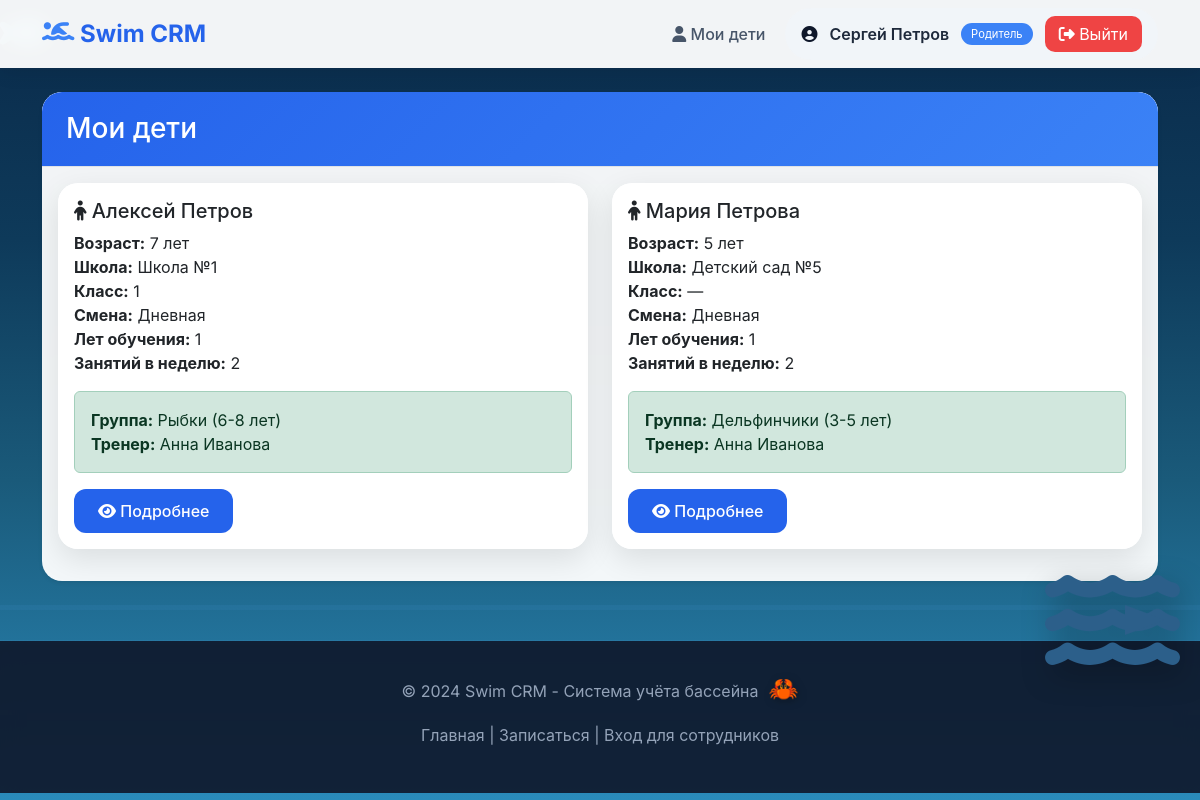
The app's page /parent/profile (signed in) with its own data.
### tables this page shows
CREATE TABLE parents ( 
                id INTEGER PRIMARY KEY AUTOINCREMENT,
                full_name VARCHAR(255) NOT NULL,
                phone VARCHAR(20) NOT NULL UNIQUE,
                email VARCHAR(255),
                vk_id VARCHAR(100) UNIQUE,
                password_hash VARCHAR(255),
                created_at TIMESTAMP DEFAULT CURRENT_TIMESTAMP,
                updated_at TIMESTAMP DEFAULT CURRENT_TIMESTAMP
            );

CREATE TABLE children (
                id INTEGER PRIMARY KEY AUTOINCREMENT,
                parent_id INTEGER NOT NULL,
                full_name VARCHAR(255) NOT NULL,
                age INTEGER CHECK (age BETWEEN 3 AND 17),
                class_number INTEGER CHECK (class_number BETWEEN 0 AND 11 OR class_number IS NULL),
                school_name VARCHAR(255),
                swimming_years INTEGER DEFAULT 1,
                shift VARCHAR(10) CHECK (shift IN ('day', 'evening')),
                desired_lessons_per_week INTEGER CHECK (desired_lessons_per_week IN (1,2,3)),
                created_at TIMESTAMP DEFAULT CURRENT_TIMESTAMP,
                FOREIGN KEY (parent_id) REFERENCES parents(id) ON DELETE CASCADE
            );

CREATE TABLE groups (
                id INTEGER PRIMARY KEY AUTOINCREMENT,
                name VARCHAR(100) NOT NULL,
                trainer_id INTEGER,
                min_age INTEGER DEFAULT 3,
                max_age INTEGER DEFAULT 17,
                swimming_year INTEGER DEFAULT 1,
                max_students INTEGER DEFAULT 15,
                shift VARCHAR(10) CHECK (shift IN ('day', 'evening')),
                is_active BOOLEAN DEFAULT 1,
                FOREIGN KEY (trainer_id) REFERENCES trainers(id) ON DELETE SET NULL
            );

CREATE TABLE trainers (
                id INTEGER PRIMARY KEY AUTOINCREMENT,
                full_name VARCHAR(255) NOT NULL,
                phone VARCHAR(20),
                email VARCHAR(255),
                login VARCHAR(100) NOT NULL UNIQUE,
                password_hash VARCHAR(255) NOT NULL,
                specialization TEXT,
                is_active BOOLEAN DEFAULT 1,
                created_at TIMESTAMP DEFAULT CURRENT_TIMESTAMP
            );

### main.py (the view)
@app.get("/parent/profile", response_class=HTMLResponse)
async def parent_profile(
    request: Request,
    current_user = Depends(get_current_user),
    db_cursor = Depends(get_db)
):
    require_parent(current_user)
    parent_id = current_user["id"]
    db_cursor.execute(
        """
        SELECT id, full_name, age, class_number, school_name,
               swimming_years, shift, desired_lessons_per_week
        FROM children
        WHERE parent_id = ?
        ORDER BY full_name
        """,
        (parent_id,)
    )
    children = db_cursor.fetchall()
    children_with_group = []
    for child in children:
        db_cursor.execute(
            """
            SELECT g.id, g.name, g.shift, t.full_name as trainer_name
            FROM enrollments e
            JOIN groups g ON e.group_id = g.id
            LEFT JOIN trainers t ON g.trainer_id = t.id
            WHERE e.child_id = ? AND e.is_active = 1
            """,
            (child["id"],)
        )
        group = db_cursor.fetchone()
        children_with_group.append({
            "id": child["id"],
            "full_name": child["full_name"],
            "age": child["age"],
            "class_number": child["class_number"],
            "school_name": child["school_name"],
            "swimming_years": child["swimming_years"],
            "shift": child["shift"],
            "desired_lessons_per_week": child["desired_lessons_per_week"],
            "group": dict(group) if group else None
        })
    return templates.TemplateResponse(
        request,
        "parent_profile.html",
        {
            "request": request,
            "children": children_with_group,
            "current_user": current_user
        }
    )

### templates/parent_profile.html (shortened to what this page needs)
{% extends "base.html" %}
{% block content %}
<div class="container mt-4">
    <div class="card shadow-sm">
        <div class="card-header bg-white border-bottom">
            <h3 class="mb-0">Мои дети</h3>
        </div>
        <div class="card-body">
            {% if not children %}
                <div class="alert alert-info">
                    <i class="fas fa-info-circle"></i> У вас пока нет зачисленных детей.
                    <a href="/apply" class="alert-link">Подайте заявку</a> на зачисление.
                </div>
            {% else %}
                <div class="row">
                    {% for child in children %}
                    <div class="col-md-6 mb-3">
                        <div class="card h-100">
                            <div class="card-body">
                                <h5 class="card-title">
                                    <i class="fas fa-child"></i> {{ child.full_name }}
                                </h5>
                                <p class="card-text">
                                    <strong>Возраст:</strong> {{ child.age }} лет<br>
                                    <strong>Школа:</strong> {{ child.school_name }}<br>
                                    <strong>Класс:</strong> {{ child.class_number or '—' }}<br>
                                    <strong>Смена:</strong> {% if child.shift == 'day' %}Дневная{% else %}Вечерняя{% endif %}<br>
                                    <strong>Лет обучения:</strong> {{ child.swimming_years }}<br>
                                    <strong>Занятий в неделю:</strong> {{ child.desired_lessons_per_week }}
                                </p>
                                {% if child.group %}
                                <div class="alert alert-success">
                                    <strong>Группа:</strong> {{ child.group.name }}<br>
                                    <strong>Тренер:</strong> {{ child.group.trainer_name or 'Не назначен' }}
                                </div>
                                {% else %}
                                <div class="alert alert-warning">
                                    Не зачислен в группу
                                </div>
                                {% endif %}
                                <a href="/parent/child/{{ child.id }}" class="btn btn-primary">
                                    <i class="fas fa-eye"></i> Подробнее
                                </a>
                            </div>
                        </div>
                    </div>
                    {% endfor %}
                </div>
            {% endif %}
        </div>
    </div>
</div>
{% endblock %}

### templates/base.html (shortened to what this page needs)
<!DOCTYPE html>
<html lang="ru">
<head>
    <link href="https://cdn.jsdelivr.net/npm/bootstrap@5.3.0/dist/css/bootstrap.min.css" rel="stylesheet">
    <link rel="stylesheet" href="https://cdnjs.cloudflare.com/ajax/libs/font-awesome/6.4.0/css/all.min.css">
</head>
<body>
    <div class="water-background">
        <div class="wave"></div>
        <div class="wave"></div>
    </div>
    <div class="dolphin dolphin-1">
    </div>
    <div class="dolphin dolphin-2">
    </div>
    <div class="dolphin dolphin-3">
    </div>
    <div class="dolphin dolphin-4">
    </div>
    <div class="whale">
        <i class="fas fa-water"></i>
        <div class="whale-mouth"></div>
    </div>
    <nav class="navbar navbar-expand-lg">
        <div class="container">
            <a class="navbar-brand" href="/">
                <i class="fas fa-swimmer"></i>
                <span>Swim CRM</span>
            </a>
            <div class="collapse navbar-collapse" id="navbarNav">
                <ul class="navbar-nav ms-auto align-items-center gap-2">
                    {% if current_user %}
                        {% if current_user.type == 'parent' %}
                            <li class="nav-item"><a class="nav-link" href="/parent/profile"><i class="fas fa-user"></i> Мои дети</a></li>
                        {% elif current_user.type == 'trainer' %}
                            <li class="nav-item"><a class="nav-link" href="/trainer/dashboard"><i class="fas fa-chalkboard-user"></i> Мои группы</a></li>
                        {% elif current_user.type == 'admin' %}
                            <li class="nav-item"><a class="nav-link" href="/dashboard"><i class="fas fa-tachometer-alt"></i> Дашборд</a></li>
                            <li class="nav-item"><a class="nav-link" href="/trainer/dashboard"><i class="fas fa-users"></i> Все группы</a></li>
                        {% endif %}
                        <li class="nav-item">
                            <div class="user-info">
                                <i class="fas fa-user-circle"></i>
                                <span class="user-name">{{ current_user.name }}</span>
                                <span class="user-type">
                                    {% if current_user.type == 'parent' %}Родитель
                                    {% elif current_user.type == 'trainer' %}Тренер
                                    {% else %}Администратор{% endif %}
                                </span>
                                <a href="/logout" class="logout-btn" style="background: #ef4444; color: white; padding: 6px 14px; border-radius: 10px; text-decoration: none;">
                                    <i class="fas fa-sign-out-alt"></i> Выйти
                                </a>
                            </div>
                        </li>
                    {% else %}
                        <li class="nav-item"><a class="nav-link" href="/login"><i class="fas fa-sign-in-alt"></i> Вход</a></li>
                        <li class="nav-item"><a class="btn btn-primary" href="/apply"><i class="fas fa-pen"></i> Записаться</a></li>
                    {% endif %}
                </ul>
            </div>
        </div>
    </nav>
    <main class="fade-in">
        {% block content %}
        {% endblock %}
    </main>
    <footer class="footer">
        <p>&copy; 2024 Swim CRM - Система учёта бассейна</p>
        <p class="mt-2">
            <a href="/">Главная</a> |
            <a href="/apply">Записаться</a> |
            <a href="/login">Вход для сотрудников</a>
        </p>
    </footer>
<div class="ocean-background" id="oceanBackground"></div>
</body>
</html>

### templates/base.html (style rules this page uses)
* { margin: 0; padding: 0; box-sizing: border-box; }
body { font-family: 'Inter', -apple-system, BlinkMacSystemFont, 'Segoe UI', Roboto, sans-serif; min-height: 100vh; color: #0f172a; position: relative; overflow-x: hidden; background: #0a2a4a; }
.water-background { position: fixed; top: 0; left: 0; width: 100%; height: 100%; z-index: 0; overflow: hidden; background: linear-gradient(180deg, #0a2a4a 0%, #0e3a5a 30%, #1a5a7a 60%, #2a8aba 100%); }
.wave { position: absolute; width: 200%; height: 100px; background: repeating-linear-gradient( transparent 0px, transparent 30px, rgba(100, 180, 250, 0.3) 30px, rgba(100, 180, 250, 0.3) 35px, transparent 35px, transparent 65px, rgba(80, 160, 230, 0.2) 65px, rgba(80, 160, 230, 0.2) 70px ); bottom: 0; left: -50%; animation: waveMoveLeft 8s linear infinite; }
.wave:nth-child(4) { bottom: 150px; height: 40px; animation-duration: 7s; opacity: 0.3; animation-delay: 0.5s; }
.wave:nth-child(5) { bottom: 190px; height: 35px; animation-duration: 9s; opacity: 0.25; animation-delay: 3s; }
.dolphin { position: absolute; font-size: 45px; cursor: pointer; filter: drop-shadow(2px 4px 6px rgba(0,0,0,0.2)); z-index: 2; }
.dolphin-1 { animation: dolphinSwim1 14s ease-in-out infinite; }
.dolphin-2 { animation: dolphinSwim2 16s ease-in-out infinite; animation-delay: 3s; }
.dolphin-3 { animation: dolphinSwim3 18s ease-in-out infinite; animation-delay: 6s; }
.dolphin-4 { animation: dolphinSwim4 20s ease-in-out infinite; animation-delay: 9s; }
.whale { position: fixed; right: -200px; bottom: 15%; z-index: 15; cursor: pointer; animation: whaleEnter 2s ease-out forwards; }
.whale i { font-size: 120px; color: #2c5f8a; filter: drop-shadow(5px 10px 15px rgba(0,0,0,0.3)); transition: transform 0.3s; }
.whale-mouth { position: absolute; top: 45px; right: 15px; width: 0; height: 0; border-left: 40px solid #2c5f8a; border-top: 15px solid transparent; border-bottom: 15px solid transparent; transition: all 0.3s; }
.navbar { background: rgba(255, 255, 255, 0.95); backdrop-filter: blur(10px); box-shadow: 0 4px 20px rgba(0, 0, 0, 0.08); position: sticky; top: 0; z-index: 1000; }
.navbar-brand { font-weight: 700; color: #2563eb !important; font-size: 1.5rem; }
.navbar-brand i { font-size: 1.8rem; color: #3b82f6; }
.nav-link { color: #475569 !important; font-weight: 500; transition: all 0.3s ease; border-radius: 10px; margin: 0 4px; }
.user-info { background: #f1f5f9; padding: 8px 16px; border-radius: 40px; display: flex; align-items: center; gap: 12px; }
.user-name { font-weight: 600; color: #1e293b; }
.user-type { font-size: 0.7rem; padding: 3px 10px; border-radius: 20px; background: #3b82f6; color: white; }
.logout-btn { background: #ef4444 !important; color: white !important; border-radius: 8px; padding: 6px 14px; }
.btn { border-radius: 12px; font-weight: 500; padding: 10px 24px; transition: all 0.3s ease; }
.btn-primary { background: #2563eb; border: none; }
.card { border: none; border-radius: 20px; box-shadow: 0 10px 30px rgba(0, 0, 0, 0.1); transition: all 0.3s ease; background: rgba(255, 255, 255, 0.95); backdrop-filter: blur(5px); overflow: hidden; }
.card-header { background: linear-gradient(135deg, #2563eb 0%, #3b82f6 100%); color: white; border: none; padding: 20px 24px; }
.container { position: relative; z-index: 10; }
.footer { background: rgba(15, 23, 42, 0.9); backdrop-filter: blur(10px); color: #94a3b8; text-align: center; padding: 30px; margin-top: 60px; position: relative; z-index: 10; }
.footer a { color: #94a3b8; text-decoration: none; transition: color 0.3s; }
.fade-in { animation: fadeInUp 0.6s ease; }
.ocean-background { position: fixed; top: 0; left: 0; width: 100%; height: 100%; z-index: -1; overflow: hidden; pointer-events: none; }

### records on screen
parents: name "Сергей Петров"
children: full_name "Алексей Петров", age "7", school_name "Школа №1", class_number "1", shift "Дневная", swimming_years "1", desired_lessons_per_week "2", group.name "Рыбки (6-8 лет)", group "Анна Иванова"
children: full_name "Мария Петрова", age "5", school_name "Детский сад №5", class_number "—", shift "Дневная", swimming_years "1", desired_lessons_per_week "2", group.name "Дельфинчики (3-5 лет)", group "Анна Иванова"
